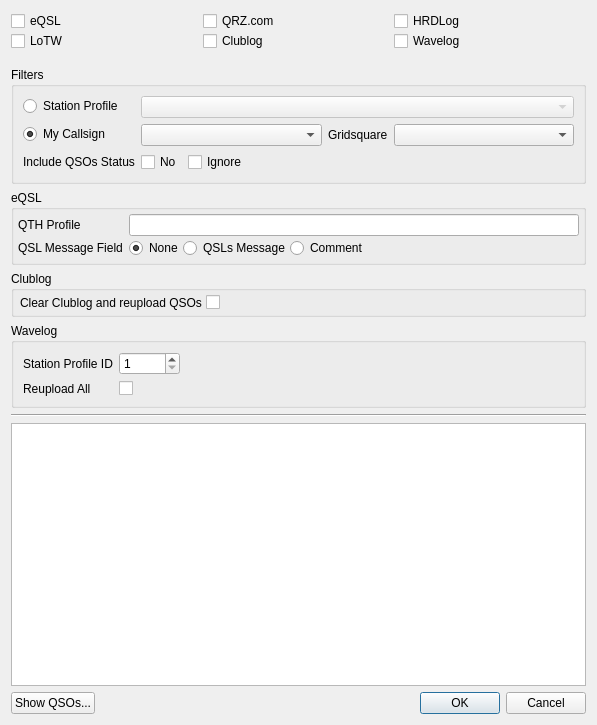
<?xml version="1.0" encoding="UTF-8"?>
<ui version="4.0">
 <class>UploadQSODialog</class>
 <widget class="QDialog" name="UploadQSODialog">
  <property name="geometry">
   <rect>
    <x>0</x>
    <y>0</y>
    <width>597</width>
    <height>725</height>
   </rect>
  </property>
  <property name="sizePolicy">
   <sizepolicy hsizetype="Minimum" vsizetype="Minimum">
    <horstretch>0</horstretch>
    <verstretch>0</verstretch>
   </sizepolicy>
  </property>
  <property name="windowTitle">
   <string>Upload QSOs</string>
  </property>
  <layout class="QVBoxLayout" name="verticalLayout">
   <item>
    <layout class="QHBoxLayout" name="horizontalLayout_5">
     <property name="spacing">
      <number>0</number>
     </property>
     <property name="bottomMargin">
      <number>10</number>
     </property>
     <item>
      <layout class="QVBoxLayout" name="verticalLayout_4">
       <property name="spacing">
        <number>0</number>
       </property>
       <item>
        <layout class="QHBoxLayout" name="horizontalLayout_4">
         <property name="rightMargin">
          <number>10</number>
         </property>
         <item>
          <widget class="QCheckBox" name="eqslCheckbox">
           <property name="text">
            <string>eQSL</string>
           </property>
           <attribute name="buttonGroup">
            <string notr="true">uploadButtonGroup</string>
           </attribute>
          </widget>
         </item>
         <item>
          <widget class="QLabel" name="eqslNumberLabel">
           <property name="text">
            <string/>
           </property>
          </widget>
         </item>
        </layout>
       </item>
       <item>
        <layout class="QHBoxLayout" name="horizontalLayout_6">
         <property name="rightMargin">
          <number>10</number>
         </property>
         <item>
          <widget class="QCheckBox" name="lotwCheckbox">
           <property name="text">
            <string>LoTW</string>
           </property>
           <attribute name="buttonGroup">
            <string notr="true">uploadButtonGroup</string>
           </attribute>
          </widget>
         </item>
         <item>
          <widget class="QLabel" name="lotwNumberLabel">
           <property name="text">
            <string/>
           </property>
          </widget>
         </item>
        </layout>
       </item>
      </layout>
     </item>
     <item>
      <layout class="QVBoxLayout" name="verticalLayout_2">
       <property name="spacing">
        <number>0</number>
       </property>
       <property name="bottomMargin">
        <number>0</number>
       </property>
       <item>
        <layout class="QHBoxLayout" name="horizontalLayout_7">
         <property name="rightMargin">
          <number>5</number>
         </property>
         <item>
          <widget class="QCheckBox" name="qrzCheckbox">
           <property name="text">
            <string>QRZ.com</string>
           </property>
           <attribute name="buttonGroup">
            <string notr="true">uploadButtonGroup</string>
           </attribute>
          </widget>
         </item>
         <item>
          <widget class="QLabel" name="qrzNumberLabel">
           <property name="text">
            <string/>
           </property>
          </widget>
         </item>
        </layout>
       </item>
       <item>
        <layout class="QHBoxLayout" name="horizontalLayout_8">
         <property name="rightMargin">
          <number>5</number>
         </property>
         <item>
          <widget class="QCheckBox" name="clublogCheckbox">
           <property name="text">
            <string>Clublog</string>
           </property>
           <attribute name="buttonGroup">
            <string notr="true">uploadButtonGroup</string>
           </attribute>
          </widget>
         </item>
         <item>
          <widget class="QLabel" name="clublogNumberLabel">
           <property name="text">
            <string/>
           </property>
          </widget>
         </item>
        </layout>
       </item>
      </layout>
     </item>
     <item>
      <layout class="QVBoxLayout" name="verticalLayout_3">
       <property name="spacing">
        <number>0</number>
       </property>
       <property name="bottomMargin">
        <number>0</number>
       </property>
       <item>
        <layout class="QHBoxLayout" name="horizontalLayout_9">
         <property name="rightMargin">
          <number>5</number>
         </property>
         <item>
          <widget class="QCheckBox" name="hrdlogCheckbox">
           <property name="text">
            <string>HRDLog</string>
           </property>
           <attribute name="buttonGroup">
            <string notr="true">uploadButtonGroup</string>
           </attribute>
          </widget>
         </item>
         <item>
          <widget class="QLabel" name="hrdlogNumberLabel">
           <property name="sizePolicy">
            <sizepolicy hsizetype="Preferred" vsizetype="Maximum">
             <horstretch>0</horstretch>
             <verstretch>0</verstretch>
            </sizepolicy>
           </property>
           <property name="text">
            <string/>
           </property>
          </widget>
         </item>
        </layout>
       </item>
       <item>
        <layout class="QHBoxLayout" name="horizontalLayout_11">
         <item>
          <widget class="QCheckBox" name="wavelogCheckbox">
           <property name="text">
            <string>Wavelog</string>
           </property>
           <attribute name="buttonGroup">
            <string notr="true">uploadButtonGroup</string>
           </attribute>
          </widget>
         </item>
         <item>
          <widget class="QLabel" name="wavelogNumberLabel">
           <property name="text">
            <string/>
           </property>
          </widget>
         </item>
        </layout>
       </item>
      </layout>
     </item>
    </layout>
   </item>
   <item>
    <widget class="QGroupBox" name="groupBox">
     <property name="title">
      <string>Filters</string>
     </property>
     <layout class="QFormLayout" name="formLayout">
      <item row="0" column="0">
       <widget class="QRadioButton" name="myStationProfileCheckbox">
        <property name="text">
         <string>Station Profile</string>
        </property>
        <attribute name="buttonGroup">
         <string notr="true">filterButtonGroup</string>
        </attribute>
       </widget>
      </item>
      <item row="0" column="1">
       <widget class="QComboBox" name="myStationProfileCombo">
        <property name="enabled">
         <bool>false</bool>
        </property>
       </widget>
      </item>
      <item row="1" column="0">
       <widget class="QRadioButton" name="myCallsignCheckbox">
        <property name="text">
         <string>My Callsign</string>
        </property>
        <property name="checked">
         <bool>true</bool>
        </property>
        <attribute name="buttonGroup">
         <string notr="true">filterButtonGroup</string>
        </attribute>
       </widget>
      </item>
      <item row="1" column="1">
       <layout class="QHBoxLayout" name="horizontalLayout_10">
        <item>
         <widget class="QComboBox" name="myCallsignCombo"/>
        </item>
        <item>
         <widget class="QLabel" name="myGridLabel">
          <property name="sizePolicy">
           <sizepolicy hsizetype="Maximum" vsizetype="Preferred">
            <horstretch>0</horstretch>
            <verstretch>0</verstretch>
           </sizepolicy>
          </property>
          <property name="text">
           <string>Gridsquare</string>
          </property>
         </widget>
        </item>
        <item>
         <widget class="QComboBox" name="myGridCombo"/>
        </item>
       </layout>
      </item>
      <item row="2" column="0">
       <widget class="QLabel" name="inludeQSOLabel">
        <property name="text">
         <string>Include QSOs Status</string>
        </property>
       </widget>
      </item>
      <item row="2" column="1">
       <layout class="QHBoxLayout" name="horizontalLayout">
        <item>
         <widget class="QCheckBox" name="includeStatusNoCheckbox">
          <property name="toolTip">
           <string>Under normal circumstances this status means &lt;b&gt;&quot;do not send&quot;&lt;/b&gt;.&lt;br/&gt;However, it may sometimes be wanted to ignore this setting when sending a QSL.</string>
          </property>
          <property name="text">
           <string>No</string>
          </property>
         </widget>
        </item>
        <item>
         <widget class="QCheckBox" name="includeIgnoreCheckbox">
          <property name="statusTip">
           <string>Under normal circumstances this status means &lt;b&gt;&quot;Ignore/Invalid&quot;&lt;/b&gt;.&lt;br/&gt;However, it may sometimes be wanted to ignore this setting when sending a QSL.</string>
          </property>
          <property name="text">
           <string>Ignore</string>
          </property>
         </widget>
        </item>
        <item>
         <spacer name="horizontalSpacer">
          <property name="orientation">
           <enum>Qt::Horizontal</enum>
          </property>
          <property name="sizeHint" stdset="0">
           <size>
            <width>40</width>
            <height>20</height>
           </size>
          </property>
         </spacer>
        </item>
       </layout>
      </item>
     </layout>
    </widget>
   </item>
   <item>
    <widget class="QGroupBox" name="eqslGroup">
     <property name="enabled">
      <bool>true</bool>
     </property>
     <property name="title">
      <string>eQSL</string>
     </property>
     <property name="flat">
      <bool>false</bool>
     </property>
     <property name="checkable">
      <bool>false</bool>
     </property>
     <layout class="QFormLayout" name="formLayout_2">
      <property name="verticalSpacing">
       <number>2</number>
      </property>
      <property name="leftMargin">
       <number>4</number>
      </property>
      <property name="topMargin">
       <number>4</number>
      </property>
      <property name="rightMargin">
       <number>4</number>
      </property>
      <property name="bottomMargin">
       <number>4</number>
      </property>
      <item row="1" column="1">
       <layout class="QHBoxLayout" name="horizontalLayout_2">
        <item>
         <widget class="QRadioButton" name="eqslQSLNone">
          <property name="text">
           <string>None</string>
          </property>
          <property name="checked">
           <bool>true</bool>
          </property>
         </widget>
        </item>
        <item>
         <widget class="QRadioButton" name="eqslQSLMessage">
          <property name="text">
           <string>QSLs Message</string>
          </property>
         </widget>
        </item>
        <item>
         <widget class="QRadioButton" name="eqslQSLComment">
          <property name="text">
           <string>Comment</string>
          </property>
         </widget>
        </item>
        <item>
         <spacer name="horizontalSpacer_4">
          <property name="orientation">
           <enum>Qt::Horizontal</enum>
          </property>
          <property name="sizeType">
           <enum>QSizePolicy::MinimumExpanding</enum>
          </property>
          <property name="sizeHint" stdset="0">
           <size>
            <width>1</width>
            <height>1</height>
           </size>
          </property>
         </spacer>
        </item>
       </layout>
      </item>
      <item row="1" column="0">
       <widget class="QLabel" name="eqslQSLMessageLabel">
        <property name="text">
         <string>QSL Message Field</string>
        </property>
       </widget>
      </item>
      <item row="0" column="0">
       <widget class="QLabel" name="eqslQTHProfileLabel">
        <property name="text">
         <string>QTH Profile</string>
        </property>
       </widget>
      </item>
      <item row="0" column="1">
       <widget class="QLineEdit" name="eqslQTHProfileEdit"/>
      </item>
     </layout>
    </widget>
   </item>
   <item>
    <widget class="QGroupBox" name="clublogGroup">
     <property name="title">
      <string>Clublog</string>
     </property>
     <property name="checkable">
      <bool>false</bool>
     </property>
     <layout class="QFormLayout" name="formLayout_3">
      <property name="horizontalSpacing">
       <number>4</number>
      </property>
      <property name="verticalSpacing">
       <number>2</number>
      </property>
      <property name="leftMargin">
       <number>6</number>
      </property>
      <property name="topMargin">
       <number>4</number>
      </property>
      <property name="rightMargin">
       <number>4</number>
      </property>
      <property name="bottomMargin">
       <number>4</number>
      </property>
      <item row="0" column="1">
       <widget class="QCheckBox" name="clublogClearCheckbox">
        <property name="sizePolicy">
         <sizepolicy hsizetype="Minimum" vsizetype="Preferred">
          <horstretch>0</horstretch>
          <verstretch>0</verstretch>
         </sizepolicy>
        </property>
        <property name="toolTip">
         <string>This option deletes all QSOs in the Clublog&lt;br&gt;and based on filter, it uploads all QSOs regardless of their status.</string>
        </property>
        <property name="text">
         <string notr="true"/>
        </property>
       </widget>
      </item>
      <item row="0" column="0">
       <widget class="QLabel" name="clublogClearLabel">
        <property name="text">
         <string>Clear Clublog and reupload QSOs</string>
        </property>
       </widget>
      </item>
     </layout>
    </widget>
   </item>
   <item>
    <widget class="QGroupBox" name="wavelogGroup">
     <property name="title">
      <string>Wavelog</string>
     </property>
     <layout class="QFormLayout" name="formLayout_4">
      <item row="0" column="0">
       <widget class="QLabel" name="wavelogStationIDLabel">
        <property name="text">
         <string>Station Profile ID</string>
        </property>
       </widget>
      </item>
      <item row="0" column="1">
       <layout class="QHBoxLayout" name="horizontalLayout_12">
        <item>
         <widget class="QSpinBox" name="wavelogStationIDSpin">
          <property name="sizePolicy">
           <sizepolicy hsizetype="Maximum" vsizetype="Fixed">
            <horstretch>0</horstretch>
            <verstretch>0</verstretch>
           </sizepolicy>
          </property>
          <property name="minimum">
           <number>1</number>
          </property>
          <property name="maximum">
           <number>99999</number>
          </property>
         </widget>
        </item>
        <item>
         <widget class="QLabel" name="wavelogStationIDProfileLabel">
          <property name="sizePolicy">
           <sizepolicy hsizetype="Maximum" vsizetype="Preferred">
            <horstretch>0</horstretch>
            <verstretch>0</verstretch>
           </sizepolicy>
          </property>
          <property name="text">
           <string/>
          </property>
         </widget>
        </item>
        <item>
         <spacer name="horizontalSpacer_2">
          <property name="orientation">
           <enum>Qt::Horizontal</enum>
          </property>
          <property name="sizeType">
           <enum>QSizePolicy::Expanding</enum>
          </property>
          <property name="sizeHint" stdset="0">
           <size>
            <width>60</width>
            <height>20</height>
           </size>
          </property>
         </spacer>
        </item>
       </layout>
      </item>
      <item row="1" column="1">
       <widget class="QCheckBox" name="wavelogReuploadCheckbox">
        <property name="text">
         <string notr="true"/>
        </property>
       </widget>
      </item>
      <item row="1" column="0">
       <widget class="QLabel" name="label">
        <property name="text">
         <string>Reupload All</string>
        </property>
       </widget>
      </item>
     </layout>
    </widget>
   </item>
   <item>
    <widget class="Line" name="line">
     <property name="enabled">
      <bool>true</bool>
     </property>
     <property name="orientation">
      <enum>Qt::Horizontal</enum>
     </property>
    </widget>
   </item>
   <item>
    <widget class="QTableView" name="detailQSOView">
     <property name="focusPolicy">
      <enum>Qt::NoFocus</enum>
     </property>
     <property name="editTriggers">
      <set>QAbstractItemView::NoEditTriggers</set>
     </property>
     <property name="tabKeyNavigation">
      <bool>false</bool>
     </property>
     <property name="showDropIndicator" stdset="0">
      <bool>false</bool>
     </property>
     <property name="alternatingRowColors">
      <bool>true</bool>
     </property>
     <property name="selectionMode">
      <enum>QAbstractItemView::NoSelection</enum>
     </property>
     <property name="verticalScrollMode">
      <enum>QAbstractItemView::ScrollPerPixel</enum>
     </property>
     <property name="horizontalScrollMode">
      <enum>QAbstractItemView::ScrollPerPixel</enum>
     </property>
     <property name="wordWrap">
      <bool>false</bool>
     </property>
     <property name="cornerButtonEnabled">
      <bool>false</bool>
     </property>
     <attribute name="horizontalHeaderCascadingSectionResizes">
      <bool>true</bool>
     </attribute>
     <attribute name="horizontalHeaderStretchLastSection">
      <bool>true</bool>
     </attribute>
     <attribute name="verticalHeaderVisible">
      <bool>false</bool>
     </attribute>
     <attribute name="verticalHeaderCascadingSectionResizes">
      <bool>true</bool>
     </attribute>
    </widget>
   </item>
   <item>
    <layout class="QHBoxLayout" name="horizontalLayout_3">
     <property name="bottomMargin">
      <number>0</number>
     </property>
     <item>
      <widget class="QPushButton" name="showQSOButton">
       <property name="text">
        <string>Show QSOs...</string>
       </property>
      </widget>
     </item>
     <item>
      <widget class="QDialogButtonBox" name="buttonBox">
       <property name="orientation">
        <enum>Qt::Horizontal</enum>
       </property>
       <property name="standardButtons">
        <set>QDialogButtonBox::Cancel|QDialogButtonBox::Ok</set>
       </property>
      </widget>
     </item>
    </layout>
   </item>
  </layout>
 </widget>
 <tabstops>
  <tabstop>eqslCheckbox</tabstop>
  <tabstop>qrzCheckbox</tabstop>
  <tabstop>hrdlogCheckbox</tabstop>
  <tabstop>lotwCheckbox</tabstop>
  <tabstop>clublogCheckbox</tabstop>
  <tabstop>wavelogCheckbox</tabstop>
  <tabstop>myStationProfileCheckbox</tabstop>
  <tabstop>myStationProfileCombo</tabstop>
  <tabstop>myCallsignCheckbox</tabstop>
  <tabstop>myCallsignCombo</tabstop>
  <tabstop>myGridCombo</tabstop>
  <tabstop>includeStatusNoCheckbox</tabstop>
  <tabstop>includeIgnoreCheckbox</tabstop>
  <tabstop>eqslQTHProfileEdit</tabstop>
  <tabstop>eqslQSLNone</tabstop>
  <tabstop>eqslQSLMessage</tabstop>
  <tabstop>eqslQSLComment</tabstop>
  <tabstop>clublogClearCheckbox</tabstop>
  <tabstop>wavelogStationIDSpin</tabstop>
  <tabstop>wavelogReuploadCheckbox</tabstop>
  <tabstop>showQSOButton</tabstop>
 </tabstops>
 <resources/>
 <connections>
  <connection>
   <sender>buttonBox</sender>
   <signal>accepted()</signal>
   <receiver>UploadQSODialog</receiver>
   <slot>startUploadQueue()</slot>
   <hints>
    <hint type="sourcelabel">
     <x>366</x>
     <y>512</y>
    </hint>
    <hint type="destinationlabel">
     <x>157</x>
     <y>274</y>
    </hint>
   </hints>
  </connection>
  <connection>
   <sender>buttonBox</sender>
   <signal>rejected()</signal>
   <receiver>UploadQSODialog</receiver>
   <slot>reject()</slot>
   <hints>
    <hint type="sourcelabel">
     <x>434</x>
     <y>512</y>
    </hint>
    <hint type="destinationlabel">
     <x>286</x>
     <y>274</y>
    </hint>
   </hints>
  </connection>
  <connection>
   <sender>showQSOButton</sender>
   <signal>clicked()</signal>
   <receiver>UploadQSODialog</receiver>
   <slot>showQSODetails()</slot>
   <hints>
    <hint type="sourcelabel">
     <x>61</x>
     <y>512</y>
    </hint>
    <hint type="destinationlabel">
     <x>285</x>
     <y>244</y>
    </hint>
   </hints>
  </connection>
  <connection>
   <sender>uploadButtonGroup</sender>
   <signal>buttonToggled(QAbstractButton*,bool)</signal>
   <receiver>UploadQSODialog</receiver>
   <slot>executeQuery()</slot>
   <hints>
    <hint type="sourcelabel">
     <x>-1</x>
     <y>-1</y>
    </hint>
    <hint type="destinationlabel">
     <x>285</x>
     <y>244</y>
    </hint>
   </hints>
  </connection>
  <connection>
   <sender>eqslCheckbox</sender>
   <signal>toggled(bool)</signal>
   <receiver>UploadQSODialog</receiver>
   <slot>setEQSLSettingVisible(bool)</slot>
   <hints>
    <hint type="sourcelabel">
     <x>224</x>
     <y>20</y>
    </hint>
    <hint type="destinationlabel">
     <x>285</x>
     <y>259</y>
    </hint>
   </hints>
  </connection>
  <connection>
   <sender>clublogCheckbox</sender>
   <signal>toggled(bool)</signal>
   <receiver>UploadQSODialog</receiver>
   <slot>setClublogSettingVisible(bool)</slot>
   <hints>
    <hint type="sourcelabel">
     <x>360</x>
     <y>44</y>
    </hint>
    <hint type="destinationlabel">
     <x>285</x>
     <y>259</y>
    </hint>
   </hints>
  </connection>
  <connection>
   <sender>myCallsignCombo</sender>
   <signal>currentTextChanged(QString)</signal>
   <receiver>UploadQSODialog</receiver>
   <slot>handleCallsignChange(QString)</slot>
   <hints>
    <hint type="sourcelabel">
     <x>361</x>
     <y>81</y>
    </hint>
    <hint type="destinationlabel">
     <x>285</x>
     <y>267</y>
    </hint>
   </hints>
  </connection>
  <connection>
   <sender>myGridCombo</sender>
   <signal>currentTextChanged(QString)</signal>
   <receiver>UploadQSODialog</receiver>
   <slot>executeQuery()</slot>
   <hints>
    <hint type="sourcelabel">
     <x>361</x>
     <y>113</y>
    </hint>
    <hint type="destinationlabel">
     <x>285</x>
     <y>267</y>
    </hint>
   </hints>
  </connection>
  <connection>
   <sender>includeStatusNoCheckbox</sender>
   <signal>stateChanged(int)</signal>
   <receiver>UploadQSODialog</receiver>
   <slot>executeQuery()</slot>
   <hints>
    <hint type="sourcelabel">
     <x>184</x>
     <y>145</y>
    </hint>
    <hint type="destinationlabel">
     <x>285</x>
     <y>267</y>
    </hint>
   </hints>
  </connection>
  <connection>
   <sender>includeIgnoreCheckbox</sender>
   <signal>stateChanged(int)</signal>
   <receiver>UploadQSODialog</receiver>
   <slot>executeQuery()</slot>
   <hints>
    <hint type="sourcelabel">
     <x>249</x>
     <y>145</y>
    </hint>
    <hint type="destinationlabel">
     <x>285</x>
     <y>267</y>
    </hint>
   </hints>
  </connection>
  <connection>
   <sender>clublogClearCheckbox</sender>
   <signal>stateChanged(int)</signal>
   <receiver>UploadQSODialog</receiver>
   <slot>executeQuery()</slot>
   <hints>
    <hint type="sourcelabel">
     <x>408</x>
     <y>269</y>
    </hint>
    <hint type="destinationlabel">
     <x>285</x>
     <y>267</y>
    </hint>
   </hints>
  </connection>
  <connection>
   <sender>myCallsignCheckbox</sender>
   <signal>toggled(bool)</signal>
   <receiver>myCallsignCombo</receiver>
   <slot>setEnabled(bool)</slot>
   <hints>
    <hint type="sourcelabel">
     <x>62</x>
     <y>83</y>
    </hint>
    <hint type="destinationlabel">
     <x>237</x>
     <y>85</y>
    </hint>
   </hints>
  </connection>
  <connection>
   <sender>myCallsignCheckbox</sender>
   <signal>toggled(bool)</signal>
   <receiver>myGridLabel</receiver>
   <slot>setEnabled(bool)</slot>
   <hints>
    <hint type="sourcelabel">
     <x>62</x>
     <y>83</y>
    </hint>
    <hint type="destinationlabel">
     <x>359</x>
     <y>85</y>
    </hint>
   </hints>
  </connection>
  <connection>
   <sender>myCallsignCheckbox</sender>
   <signal>toggled(bool)</signal>
   <receiver>myGridCombo</receiver>
   <slot>setEnabled(bool)</slot>
   <hints>
    <hint type="sourcelabel">
     <x>62</x>
     <y>83</y>
    </hint>
    <hint type="destinationlabel">
     <x>480</x>
     <y>85</y>
    </hint>
   </hints>
  </connection>
  <connection>
   <sender>myStationProfileCheckbox</sender>
   <signal>toggled(bool)</signal>
   <receiver>myStationProfileCombo</receiver>
   <slot>setEnabled(bool)</slot>
   <hints>
    <hint type="sourcelabel">
     <x>74</x>
     <y>117</y>
    </hint>
    <hint type="destinationlabel">
     <x>358</x>
     <y>118</y>
    </hint>
   </hints>
  </connection>
  <connection>
   <sender>filterButtonGroup</sender>
   <signal>buttonToggled(QAbstractButton*,bool)</signal>
   <receiver>UploadQSODialog</receiver>
   <slot>executeQuery()</slot>
   <hints>
    <hint type="sourcelabel">
     <x>-1</x>
     <y>-1</y>
    </hint>
    <hint type="destinationlabel">
     <x>283</x>
     <y>283</y>
    </hint>
   </hints>
  </connection>
  <connection>
   <sender>myStationProfileCombo</sender>
   <signal>currentTextChanged(QString)</signal>
   <receiver>UploadQSODialog</receiver>
   <slot>executeQuery()</slot>
   <hints>
    <hint type="sourcelabel">
     <x>373</x>
     <y>125</y>
    </hint>
    <hint type="destinationlabel">
     <x>298</x>
     <y>310</y>
    </hint>
   </hints>
  </connection>
  <connection>
   <sender>wavelogCheckbox</sender>
   <signal>toggled(bool)</signal>
   <receiver>UploadQSODialog</receiver>
   <slot>setWavelogSettingVisible(bool)</slot>
   <hints>
    <hint type="sourcelabel">
     <x>442</x>
     <y>49</y>
    </hint>
    <hint type="destinationlabel">
     <x>298</x>
     <y>310</y>
    </hint>
   </hints>
  </connection>
  <connection>
   <sender>wavelogReuploadCheckbox</sender>
   <signal>stateChanged(int)</signal>
   <receiver>UploadQSODialog</receiver>
   <slot>executeQuery()</slot>
   <hints>
    <hint type="sourcelabel">
     <x>453</x>
     <y>423</y>
    </hint>
    <hint type="destinationlabel">
     <x>298</x>
     <y>310</y>
    </hint>
   </hints>
  </connection>
  <connection>
   <sender>wavelogStationIDSpin</sender>
   <signal>valueChanged(int)</signal>
   <receiver>UploadQSODialog</receiver>
   <slot>updateWavelogStationLabel()</slot>
   <hints>
    <hint type="sourcelabel">
     <x>187</x>
     <y>424</y>
    </hint>
    <hint type="destinationlabel">
     <x>298</x>
     <y>350</y>
    </hint>
   </hints>
  </connection>
 </connections>
 <slots>
  <slot>showQSODetails()</slot>
  <slot>setEQSLSettingVisible(bool)</slot>
  <slot>setClublogSettingVisible(bool)</slot>
  <slot>executeQuery()</slot>
  <slot>handleCallsignChange(QString)</slot>
  <slot>startUploadQueue()</slot>
  <slot>setWavelogSettingVisible(bool)</slot>
  <slot>updateWavelogStationLabel()</slot>
 </slots>
 <buttongroups>
  <buttongroup name="uploadButtonGroup">
   <property name="exclusive">
    <bool>false</bool>
   </property>
  </buttongroup>
  <buttongroup name="filterButtonGroup"/>
 </buttongroups>
</ui>
